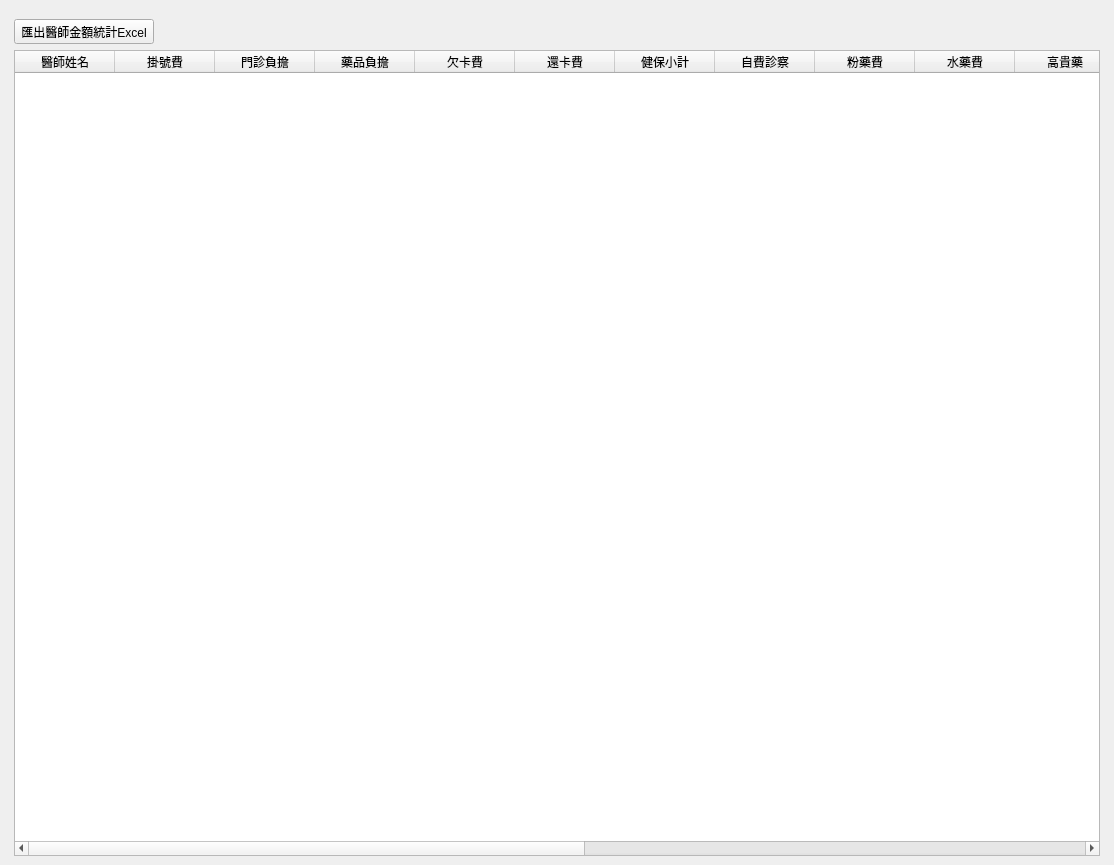
<?xml version="1.0" encoding="UTF-8"?>
<ui version="4.0">
 <class>WindowStatisticsDoctorIncome</class>
 <widget class="QMainWindow" name="WindowStatisticsDoctorIncome">
  <property name="geometry">
   <rect>
    <x>0</x>
    <y>0</y>
    <width>1114</width>
    <height>865</height>
   </rect>
  </property>
  <property name="windowTitle">
   <string>醫師收入統計</string>
  </property>
  <widget class="QWidget" name="centralwidget">
   <layout class="QHBoxLayout" name="horizontalLayout">
    <item>
     <layout class="QVBoxLayout" name="verticalLayout">
      <property name="leftMargin">
       <number>5</number>
      </property>
      <property name="topMargin">
       <number>10</number>
      </property>
      <property name="rightMargin">
       <number>5</number>
      </property>
      <item>
       <layout class="QVBoxLayout" name="verticalLayout_5">
        <item>
         <layout class="QHBoxLayout" name="horizontalLayout_income">
          <item>
           <layout class="QVBoxLayout" name="verticalLayout_2">
            <item>
             <layout class="QHBoxLayout" name="horizontalLayout_3">
              <item>
               <widget class="QToolButton" name="toolButton_export_doctor_excel">
                <property name="text">
                 <string>匯出醫師金額統計Excel</string>
                </property>
                <property name="icon">
                 <iconset>
                  <normaloff>../icons/document-export.svg</normaloff>../icons/document-export.svg</iconset>
                </property>
                <property name="toolButtonStyle">
                 <enum>Qt::ToolButtonTextBesideIcon</enum>
                </property>
               </widget>
              </item>
              <item>
               <spacer name="horizontalSpacer">
                <property name="orientation">
                 <enum>Qt::Horizontal</enum>
                </property>
                <property name="sizeHint" stdset="0">
                 <size>
                  <width>40</width>
                  <height>20</height>
                 </size>
                </property>
               </spacer>
              </item>
             </layout>
            </item>
            <item>
             <widget class="QTableWidget" name="tableWidget_doctor">
              <property name="maximumSize">
               <size>
                <width>16777215</width>
                <height>16777215</height>
               </size>
              </property>
              <property name="editTriggers">
               <set>QAbstractItemView::NoEditTriggers</set>
              </property>
              <property name="selectionMode">
               <enum>QAbstractItemView::SingleSelection</enum>
              </property>
              <property name="selectionBehavior">
               <enum>QAbstractItemView::SelectRows</enum>
              </property>
              <column>
               <property name="text">
                <string>醫師姓名</string>
               </property>
              </column>
              <column>
               <property name="text">
                <string>掛號費</string>
               </property>
              </column>
              <column>
               <property name="text">
                <string>門診負擔</string>
               </property>
              </column>
              <column>
               <property name="text">
                <string>藥品負擔</string>
               </property>
              </column>
              <column>
               <property name="text">
                <string>欠卡費</string>
               </property>
              </column>
              <column>
               <property name="text">
                <string>還卡費</string>
               </property>
              </column>
              <column>
               <property name="text">
                <string>健保小計</string>
               </property>
              </column>
              <column>
               <property name="text">
                <string>自費診察</string>
               </property>
              </column>
              <column>
               <property name="text">
                <string>粉藥費</string>
               </property>
              </column>
              <column>
               <property name="text">
                <string>水藥費</string>
               </property>
              </column>
              <column>
               <property name="text">
                <string>高貴藥</string>
               </property>
              </column>
              <column>
               <property name="text">
                <string>處置費</string>
               </property>
              </column>
              <column>
               <property name="text">
                <string>材料費</string>
               </property>
              </column>
              <column>
               <property name="text">
                <string>自費合計</string>
               </property>
              </column>
              <column>
               <property name="text">
                <string>折扣</string>
               </property>
              </column>
              <column>
               <property name="text">
                <string>應收金額</string>
               </property>
              </column>
              <column>
               <property name="text">
                <string>實收金額</string>
               </property>
              </column>
              <column>
               <property name="text">
                <string>欠款</string>
               </property>
              </column>
              <column>
               <property name="text">
                <string>還款</string>
               </property>
              </column>
             </widget>
            </item>
           </layout>
          </item>
          <item>
           <layout class="QVBoxLayout" name="verticalLayout_chart"/>
          </item>
         </layout>
        </item>
       </layout>
      </item>
     </layout>
    </item>
   </layout>
  </widget>
  <widget class="QMenuBar" name="menubar">
   <property name="geometry">
    <rect>
     <x>0</x>
     <y>0</y>
     <width>1114</width>
     <height>32</height>
    </rect>
   </property>
  </widget>
  <action name="action_export_excel">
   <property name="icon">
    <iconset>
     <normaloff>../icons/document-export.svg</normaloff>../icons/document-export.svg</iconset>
   </property>
   <property name="text">
    <string>匯出Excel</string>
   </property>
  </action>
 </widget>
 <resources/>
 <connections/>
</ui>
